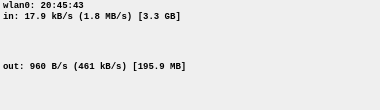
<?xml version="1.0" encoding="UTF-8"?>
<ui version="4.0">
 <class>MainWindow</class>
 <widget class="QMainWindow" name="MainWindow">
  <property name="geometry">
   <rect>
    <x>0</x>
    <y>0</y>
    <width>380</width>
    <height>110</height>
   </rect>
  </property>
  <property name="windowTitle">
   <string>qnetload</string>
  </property>
  <widget class="QWidget" name="centralWidget">
   <layout class="QVBoxLayout" name="verticalLayout">
    <property name="spacing">
     <number>0</number>
    </property>
    <property name="leftMargin">
     <number>0</number>
    </property>
    <property name="topMargin">
     <number>0</number>
    </property>
    <property name="rightMargin">
     <number>0</number>
    </property>
    <property name="bottomMargin">
     <number>0</number>
    </property>
    <item>
     <widget class="QLabel" name="interface_and_time_label">
      <property name="sizePolicy">
       <sizepolicy hsizetype="Preferred" vsizetype="Minimum">
        <horstretch>0</horstretch>
        <verstretch>0</verstretch>
       </sizepolicy>
      </property>
      <property name="font">
       <font>
        <family>Monospace</family>
        <pointsize>7</pointsize>
        <weight>75</weight>
        <bold>true</bold>
       </font>
      </property>
      <property name="text">
       <string>wlan0: 20:45:43</string>
      </property>
      <property name="margin">
       <number>0</number>
      </property>
      <property name="indent">
       <number>3</number>
      </property>
     </widget>
    </item>
    <item>
     <widget class="QLabel" name="in_label">
      <property name="sizePolicy">
       <sizepolicy hsizetype="Preferred" vsizetype="Minimum">
        <horstretch>0</horstretch>
        <verstretch>0</verstretch>
       </sizepolicy>
      </property>
      <property name="font">
       <font>
        <family>Monospace</family>
        <pointsize>7</pointsize>
        <weight>75</weight>
        <bold>true</bold>
       </font>
      </property>
      <property name="text">
       <string>in: 17.9 kB/s (1.8 MB/s) [3.3 GB]</string>
      </property>
      <property name="margin">
       <number>0</number>
      </property>
      <property name="indent">
       <number>3</number>
      </property>
     </widget>
    </item>
    <item>
     <widget class="QWidget" name="in_graph" native="true">
      <property name="sizePolicy">
       <sizepolicy hsizetype="Preferred" vsizetype="Expanding">
        <horstretch>0</horstretch>
        <verstretch>0</verstretch>
       </sizepolicy>
      </property>
     </widget>
    </item>
    <item>
     <widget class="QLabel" name="out_label">
      <property name="sizePolicy">
       <sizepolicy hsizetype="Preferred" vsizetype="Minimum">
        <horstretch>0</horstretch>
        <verstretch>0</verstretch>
       </sizepolicy>
      </property>
      <property name="font">
       <font>
        <family>Monospace</family>
        <pointsize>7</pointsize>
        <weight>75</weight>
        <bold>true</bold>
       </font>
      </property>
      <property name="text">
       <string>out: 960 B/s (461 kB/s) [195.9 MB]</string>
      </property>
      <property name="margin">
       <number>0</number>
      </property>
      <property name="indent">
       <number>3</number>
      </property>
     </widget>
    </item>
    <item>
     <widget class="QWidget" name="out_graph" native="true">
      <property name="sizePolicy">
       <sizepolicy hsizetype="Preferred" vsizetype="Expanding">
        <horstretch>0</horstretch>
        <verstretch>0</verstretch>
       </sizepolicy>
      </property>
     </widget>
    </item>
   </layout>
  </widget>
 </widget>
 <layoutdefault spacing="6" margin="11"/>
 <resources/>
 <connections/>
</ui>
